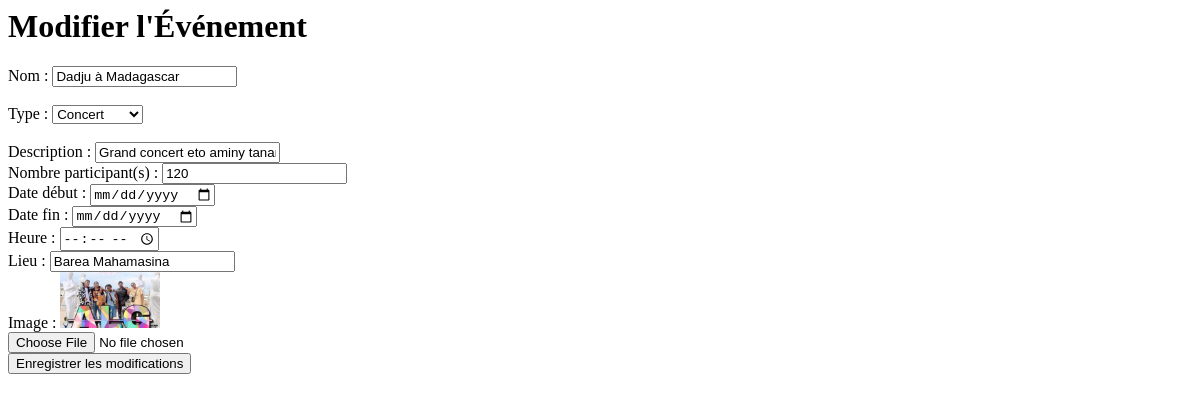
The page /modifier/evenement/1/ on the database as committed earlier.
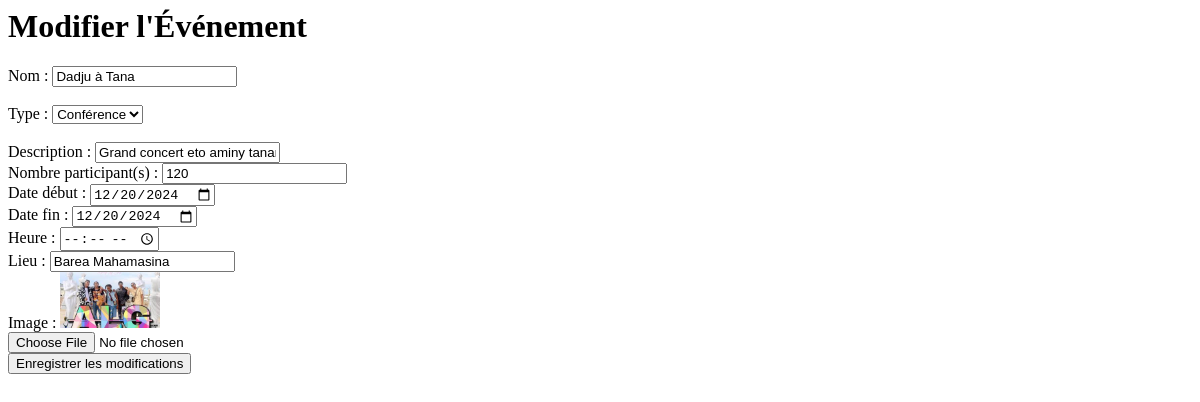
The same page on the database as committed later.
### Evenement/models.py (models this page shows)
class Evenement(models.Model):
    id_evenement = models.AutoField(primary_key=True)
    nom = models.CharField(max_length=255)
    type_evenement = models.ForeignKey(Type_Evenement, on_delete=models.CASCADE)
    description = models.TextField()
    nombre_participant = models.PositiveIntegerField()
    date_debut = models.DateField()
    date_fin = models.DateField()
    heure = models.TimeField()
    lieu = models.CharField(max_length=255)
    image_evenement = models.ImageField(upload_to='evenements/')

class Type_Evenement(models.Model):
    id_type_evenement = models.AutoField(primary_key=True)
    nom_type_evenement = models.CharField(max_length=50)

### Evenement/views.py (the view, shortened to what this page needs)
# urls.py: path("modifier/evenement/<int:id_evenement>/", v.modifier_evenement_view, name="modifier_evenement_view"),
def modifier_evenement_view(request, id_evenement):
    evenement = get_object_or_404(Evenement, id_evenement=id_evenement)
    types = Type_Evenement.objects.all()
    return render(request, "evenement/modifier_evenement.html", {"evenement": evenement, "types": types})

### Evenement/templates/evenement/modifier_evenement.html (shortened to what this page needs)
<html lang="en">
<head>
</head>
<body>
    <h1>Modifier l'Événement</h1>
    <form action="" method="post" enctype="multipart/form-data">
        <label for="nom">Nom : </label>
        <input type="text" name="nom" id="nom" value="{{ evenement.nom }}"><br><br>
        <label for="type_evenement">Type : </label>
        <select name="type_evenement" id="type_evenement">
            {% for type in types %}
                <option value="{{ type.id_type_evenement }}" {% if type.id_type_evenement == evenement.type_evenement_id %}selected{% endif %}>
                    {{ type.nom_type_evenement }}
                </option>
            {% endfor %}
        </select><br><br>
        <label for="description">Description : </label>
        <input type="text" name="description" id="description" value="{{ evenement.description }}"><br>
        <label for="nombre_participant">Nombre participant(s) : </label>
        <input type="number" name="nombre_participant" id="nombre_participant" value="{{ evenement.nombre_participant }}"><br>
        <label for="date_debut">Date début : </label>
        <input type="date" name="date_debut" id="date_debut" value="{{ evenement.date_debut|date:"Y-m-d" }}"><br>
        <label for="date_fin">Date fin : </label>
        <input type="date" name="date_fin" id="date_fin" value="{{ evenement.date_fin|date:"Y-m-d" }}"><br>
        <label for="heure">Heure : </label>
        <input type="time" name="heure" id="heure" value="{{ evenement.heure }}"><br>
        <label for="lieu">Lieu : </label>
        <input type="text" name="lieu" id="lieu" value="{{ evenement.lieu }}"><br>
        <label for="image_evenement">Image : </label>
        {% if evenement.image_evenement %}
            <img src="{{ evenement.image_evenement.url }}" alt="{{ evenement.nom }}" width="100"><br>
        {% endif %}
        <input type="file" name="image_evenement" id="image_evenement"><br>
        <button type="submit">Enregistrer les modifications</button>
    </form>
</body>
</html>

Rows that differ between the two databases and show on the page:
changed Evenement "Grand concert eto aminy tanana": nom "Dadju à Madagascar" → "Dadju à Tana"; type_evenement "Concert" → "Conférence"; date_debut (not shown) → "12/20/2024"; date_fin (not shown) → "12/20/2024"
